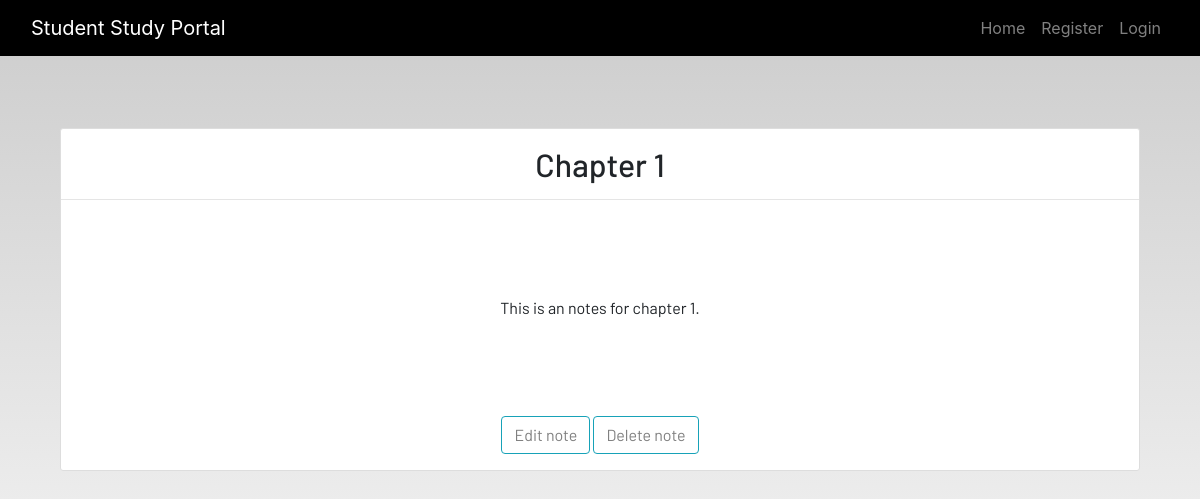
Before: /notes_detail/1 with the older database file.
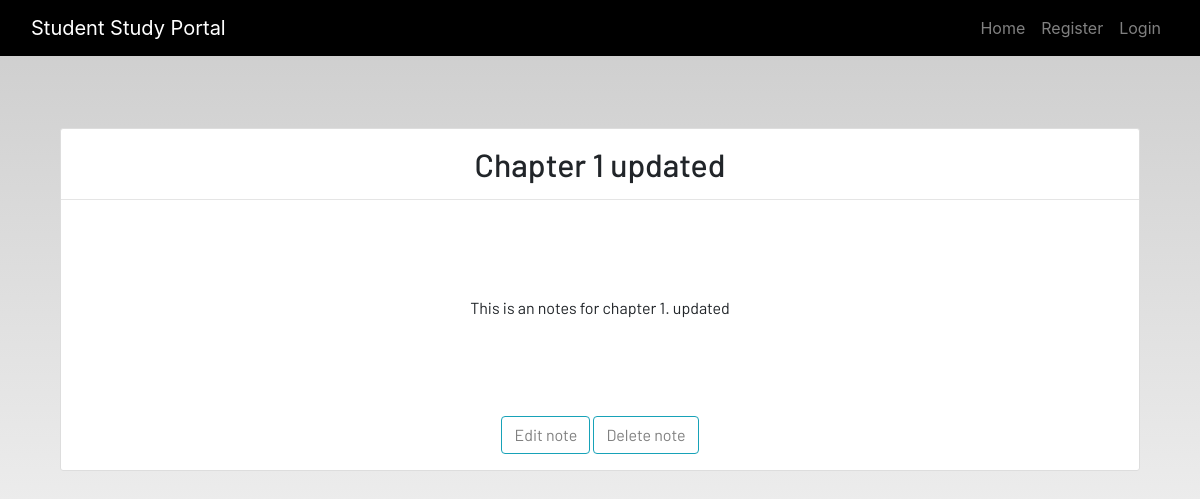
After: the same page with the newer database file.
### dashboard/models.py (models this page shows, shortened)
class Note(models.Model):
    user = models.ForeignKey(User, on_delete=models.CASCADE)
    title = models.CharField(max_length=150)
    description = models.TextField()

### dashboard/views.py (the view)
# urls.py: path('notes_detail/<int:pk>', views.NotesDetailView.as_view(), name = "notes_detail"),
class NotesDetailView(DetailView):
    model = Note
    template_name = 'dashboard/notes_detail.html'

### dashboard/templates/dashboard/notes_detail.html
{% extends 'dashboard/base.html' %}
{% load static %}
{% block content %}
<section class='text-center container'>
    <div class="container">
        <div class="content-section p-0 mt-5">
            <div class="m-3">
                <h2>{{note.title}}</h2>
            </div>
            <hr class="p-0 m-0">
            <p class="description m-5 p-5">
                {{note.description}}
            </p>
            <div class="form-group">
            <button href = "" class="btn btn-outline-info" type="submit" >
                <a href = "{% url 'edit_note' note.id %}" style="color:grey;"> Edit note </a>
            </button>
            <button href = "" class="btn btn-outline-info" type="submit" style="margin-right:0px;">
             <a href="{% url 'delete_note' note.id %}" style="color:grey;"> Delete note </a>
            </button>
        </div>
        </div>
    </div>
</section>
{% endblock content %}

Changed rows visible on the page:
changed Note: title "Chapter 1" → "Chapter 1 updated"; description "This is an notes for chapter 1." → "This is an notes for chapter 1. updated"
